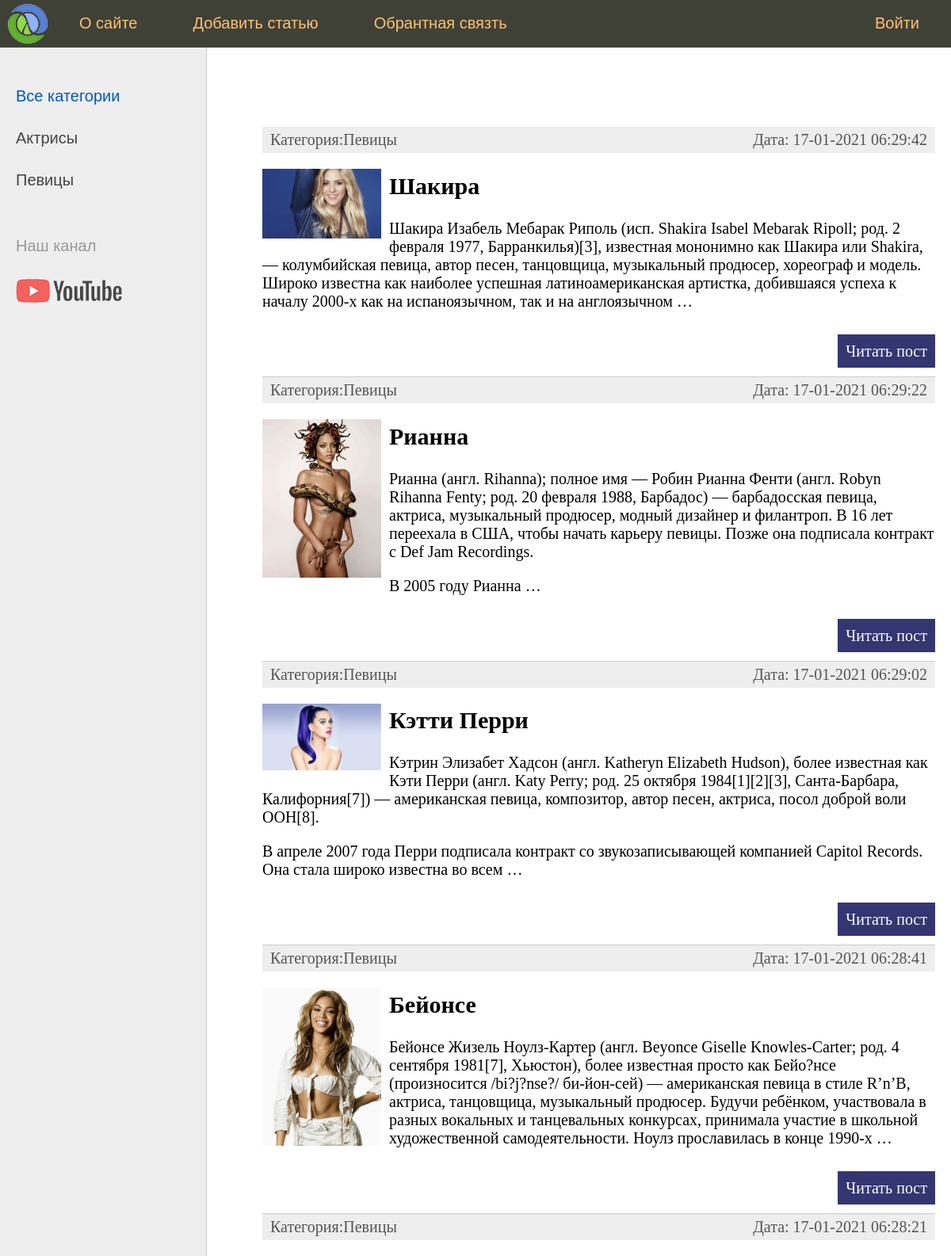
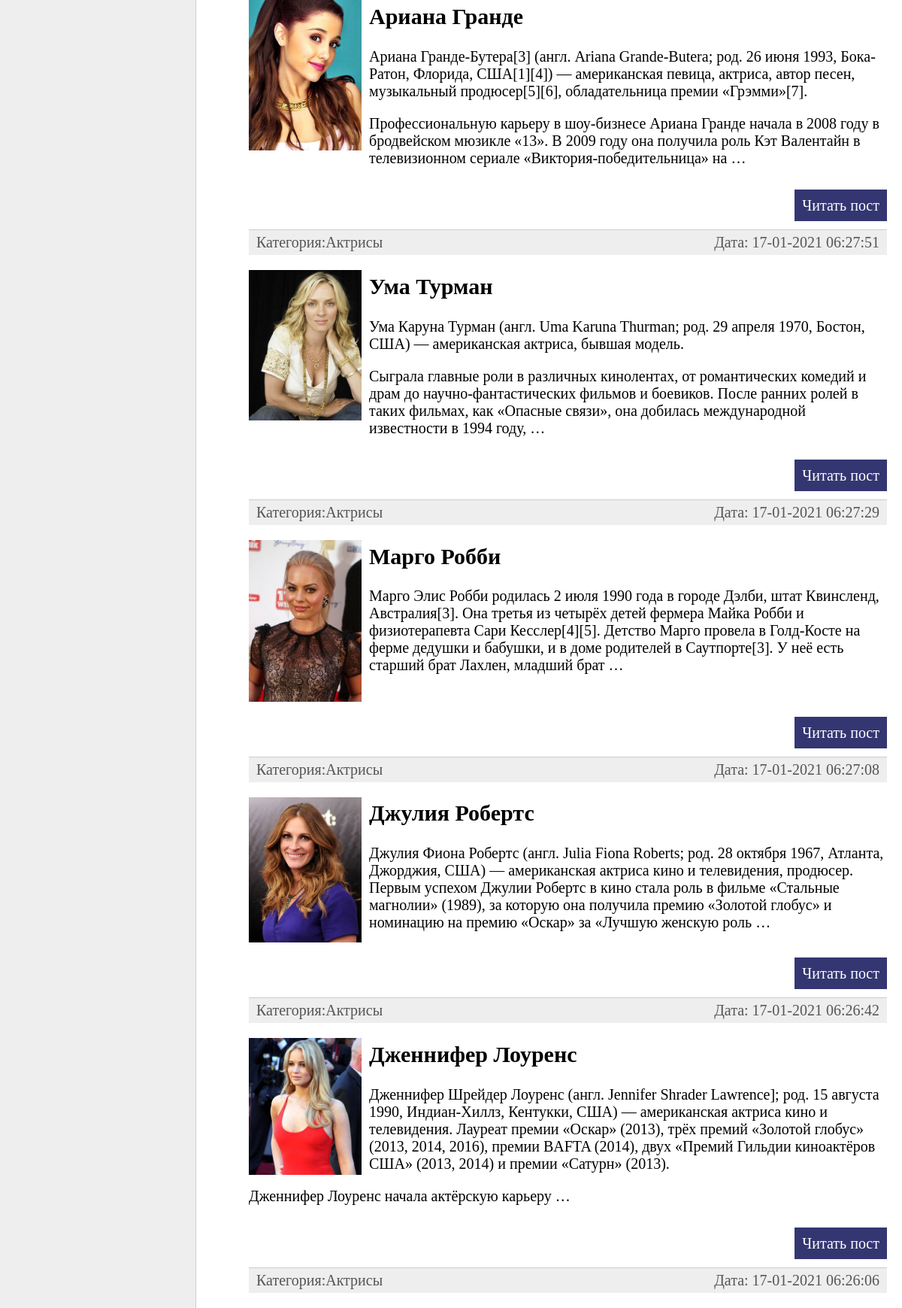
The page / (upper part) on the database its author committed (2 pictures, top to bottom).
### women/models.py (models this page shows, shortened)
class Category(models.Model):
    name = models.CharField(max_length=100, db_index=True, verbose_name='вид деятельности')
    slug = models.SlugField(max_length=255, unique=True, db_index=True, verbose_name="URL")
    def __str__(self):
        return self.name
    def get_absolute_url(self):
        return reverse('category', kwargs={'cat_id': self.pk})
    class Meta:
        verbose_name = 'Категория'
        verbose_name_plural = 'Категории'
        ordering = ['id',]

class Women(models.Model):
    title =models.CharField(max_length=255, verbose_name='заголовок')
    slug = models.SlugField(max_length=255, unique=True, db_index=True, verbose_name="URL")
    content = models.TextField(blank = True, verbose_name='контент')
    photo = models.ImageField(upload_to='photos/%Y/%m/%d', verbose_name='фотография')
    time_create = models.DateTimeField(auto_now_add=True, verbose_name='время создания')
    time_update = models.DateTimeField(auto_now_add=True, verbose_name='вермя обовления')
    is_published = models.BooleanField(default=True, verbose_name='Опубликовано')
    cat = models.ForeignKey('Category', on_delete=models.PROTECT, verbose_name='категории')
    def get_absolute_url(self):
        return reverse('post', kwargs={'post_slug': self.slug})
    class Meta:
        verbose_name = 'Известные женщины'
        verbose_name_plural = 'Известные женщины'
        ordering = ['-time_create', 'title']

### women/views.py (the view)
# urls.py: path('', index, name='home'),
def index(request):
    posts = Women.objects.all()
    context = {
        'posts': posts,
        'menu': menu,
        'title': 'Главная страница',
        'cat_selected': 0,
    }
    return render(request, 'women/index.html', context = context)

### women/templatetags/women_tags.py (called while the page is built)
@register.inclusion_tag('women/list_categories.html')
def show_categories(sort=None, cat_selected=0):
    if not sort:
        cats = Category.objects.all()
    else:
        cats = Category.objects.order_by(sort)
    return {"cats": cats, "cat_selected": cat_selected}

### women/templates/women/index.html (shortened to what this page needs)
{% extends 'women/base.html' %}
{% block content %}
<ul class="list-articles">
	{% for p in posts %}
			<li><div class ='article-panel'>
				<p class="first">Категория:{{p.cat}}</p>
				<p class="last">Дата: {{p.time_update|date:"d-m-Y H:i:s"}}</p>
			</div>
				{% if p.photo %}
				<p><img class="img-article-left thumb" src="{{p.photo.url}}"></p>
				{% endif %}
				<h2>{{p.title}}</h2>
	{% autoescape on %}
	{{p.content|linebreaks|truncatewords:50}}
	{% endautoescape %}
				<p class="link-read-post"><a href="{{ p.get_absolute_url }}">Читать пост</a></p>
			</li>
	{% endfor %}
</ul>
{% endblock %}

### women/templates/women/list_categories.html
{% for c in cats %}
    {% if c.pk == cat_selected %}
        <li class="selected">{{c.name}}</li>
    {% else %}
        <li><a href="{{c.get_absolute_url}}">{{c.name}}</a></li>
    {% endif %}
{% endfor %}

### women/static/women/css/styles.css (style rules this page uses)
html, body { font-family: 'Arial'; margin: 0; padding: 0; height: 100%; width: 100%; color: #444; }
a { color: #0059b2; text-decoration: none; }
img { max-width: 600px; height: auto; }
img.img-article-left { max-width: 300px; height: auto; float: left; padding: 0 10px 10px 0; }
img.img-article-left.thumb { max-width: 150px; height: auto; }
p.link-read-post { text-align: right; }
p.link-read-post a { padding: 10px; min-width: 100px; background: #333671; color: #fff; text-decoration: none; }
div.article-panel { background: #eee; padding: 5px 10px 5px 10px; box-sizing: border-box; overflow: hidden; color: #555; }
div.article-panel p.first { margin: 0; float: left; }
div.article-panel p.last { margin: 0; float: right; }
ul.list-articles { list-style: none; margin: 0; padding: 0; }
ul.list-articles li { border-bottom: 1px solid #ccc; }
.left-chapters ul li { margin: 30px 0 0 0; color: #999; }
.left-chapters ul li a { color: #444; text-decoration: none; }

### rows shown on the page
Category: name "Актрисы"
Category: name "Певицы"
Women: cat "Певицы", time_update "17-01-2021 06:29:42", photo (picture), title "Шакира", content "Шакира Изабель Мебарак Риполь (исп. Shakira Isabel Mebarak Ripoll; род. 2 февраля 1977, Барранкилья)[3], известная мононимно как Шакира или Shakira, — колумбийская певица, автор песен, танцовщица, музыкальный продюсер, хореограф и модель. Широко известна как наиболее успешная латиноамериканская артистка, добившаяся успеха к началу 2000-х как на испаноязычном, так и на англоязычном …"
Women: cat "Певицы", time_update "17-01-2021 06:29:22", photo (picture), title "Рианна", content "Рианна (англ. Rihanna); полное имя — Робин Рианна Фенти (англ. Robyn Rihanna Fenty; род. 20 февраля 1988, Барбадос) — барбадосская певица, актриса, музыкальный продюсер, модный дизайнер и филантроп. В 16 лет переехала в США, чтобы начать карьеру певицы. Позже она подписала контракт с Def Jam Recordings. В 2005 году Рианна …"
Women: cat "Певицы", time_update "17-01-2021 06:29:02", photo (picture), title "Кэтти Перри", content "Кэтрин Элизабет Хадсон (англ. Katheryn Elizabeth Hudson), более известная как Кэти Перри (англ. Katy Perry; род. 25 октября 1984[1][2][3], Санта-Барбара, Калифорния[7]) — американская певица, композитор, автор песен, актриса, посол доброй воли ООН[8]. В апреле 2007 года Перри подписала контракт со звукозаписывающей компанией Capitol Records. Она стала широко известна во всем …"
Women: cat "Певицы", time_update "17-01-2021 06:28:41", photo (picture), title "Бейонсе", content "Бейонсе Жизель Ноулз-Картер (англ. Beyonce Giselle Knowles-Carter; род. 4 сентября 1981[7], Хьюстон), более известная просто как Бейо?нсе (произносится /bi?j?nse?/ би-йон-сей) — американская певица в стиле R’n’B, актриса, танцовщица, музыкальный продюсер. Будучи ребёнком, участвовала в разных вокальных и танцевальных конкурсах, принимала участие в школьной художественной самодеятельности. Ноулз прославилась в конце 1990-х …"
Women: cat "Певицы", time_update "17-01-2021 06:28:21", photo (picture), title "Ариана Гранде", content "Ариана Гранде-Бутера[3] (англ. Ariana Grande-Butera; род. 26 июня 1993, Бока-Ратон, Флорида, США[1][4]) — американская певица, актриса, автор песен, музыкальный продюсер[5][6], обладательница премии «Грэмми»[7]. Профессиональную карьеру в шоу-бизнесе Ариана Гранде начала в 2008 году в бродвейском мюзикле «13». В 2009 году она получила роль Кэт Валентайн в телевизионном сериале «Виктория-победительница» на …"
Women: cat "Актрисы", time_update "17-01-2021 06:27:51", photo (picture), title "Ума Турман", content "Ума Каруна Турман (англ. Uma Karuna Thurman; род. 29 апреля 1970, Бостон, США) — американская актриса, бывшая модель. Сыграла главные роли в различных кинолентах, от романтических комедий и драм до научно-фантастических фильмов и боевиков. После ранних ролей в таких фильмах, как «Опасные связи», она добилась международной известности в 1994 году, …"
Women: cat "Актрисы", time_update "17-01-2021 06:27:29", photo (picture), title "Марго Робби", content "Марго Элис Робби родилась 2 июля 1990 года в городе Дэлби, штат Квинсленд, Австралия[3]. Она третья из четырёх детей фермера Майка Робби и физиотерапевта Сари Кесслер[4][5]. Детство Марго провела в Голд-Косте на ферме дедушки и бабушки, и в доме родителей в Саутпорте[3]. У неё есть старший брат Лахлен, младший брат …"
Women: cat "Актрисы", time_update "17-01-2021 06:27:08", photo (picture), title "Джулия Робертс", content "Джулия Фиона Робертс (англ. Julia Fiona Roberts; род. 28 октября 1967, Атланта, Джорджия, США) — американская актриса кино и телевидения, продюсер. Первым успехом Джулии Робертс в кино стала роль в фильме «Стальные магнолии» (1989), за которую она получила премию «Золотой глобус» и номинацию на премию «Оскар» за «Лучшую женскую роль …"
Women: cat "Актрисы", time_update "17-01-2021 06:26:42", photo (picture), title "Дженнифер Лоуренс", content "Дженнифер Шрейдер Лоуренс (англ. Jennifer Shrader Lawrence]; род. 15 августа 1990, Индиан-Хиллз, Кентукки, США) — американская актриса кино и телевидения. Лауреат премии «Оскар» (2013), трёх премий «Золотой глобус» (2013, 2014, 2016), премии BAFTA (2014), двух «Премий Гильдии киноактёров США» (2013, 2014) и премии «Сатурн» (2013). Дженнифер Лоуренс начала актёрскую карьеру …"
Women: cat "Актрисы", time_update "17-01-2021 06:26:06"

### other values the page prints
{{ m.title }} "О сайте" "Добавить статью" "Обрантная связть"
{{ m.title }} "Войти"
